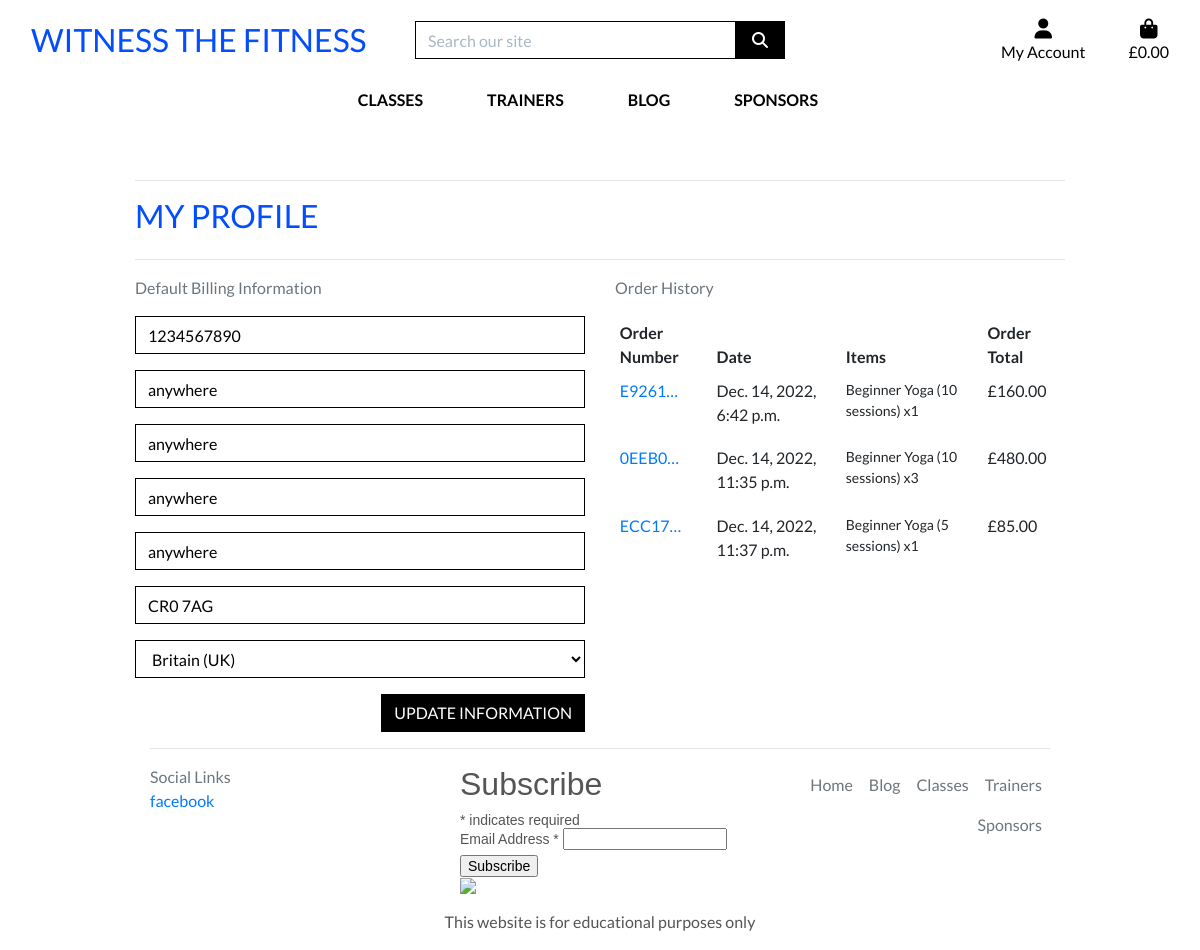
/profile/ (signed in), run on an earlier commit of the app's database.
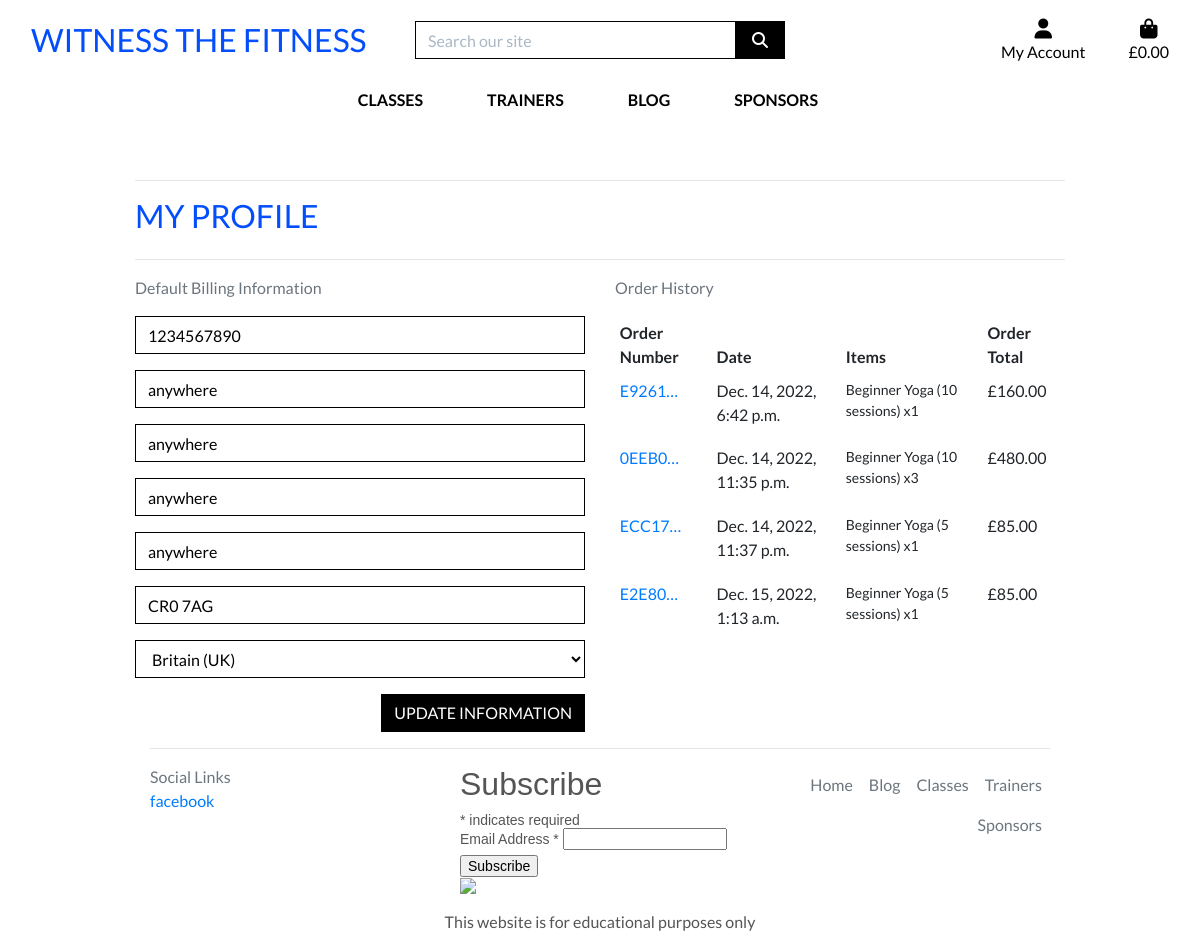
And on a later commit of the database.
### checkout/models.py (models this page shows, shortened)
class Order(models.Model):
    order_number = models.CharField(max_length=32, null=False, editable=False)
    user_profile = models.ForeignKey(UserProfile, on_delete=models.SET_NULL,
                                     null=True, blank=True,
                                     related_name='orders')
    full_name = models.CharField(max_length=50, null=False, blank=False)
    email = models.EmailField(max_length=254, null=False, blank=False)
    phone_number = models.CharField(max_length=20, null=False, blank=False)
    country = CountryField(blank_label='Country *', null=False, blank=False)
    postcode = models.CharField(max_length=20, null=True, blank=True)
    town_or_city = models.CharField(max_length=40, null=False, blank=False)
    street_address1 = models.CharField(max_length=80, null=False, blank=False)
    street_address2 = models.CharField(max_length=80, null=True, blank=True)
    county = models.CharField(max_length=80, null=True, blank=True)
    date = models.DateTimeField(auto_now_add=True)
    order_total = models.DecimalField(max_digits=10, decimal_places=2,
                                      null=False, default=0)
    original_bag = models.TextField(null=False, blank=False, default='')
    stripe_pid = models.CharField(max_length=254, null=False, blank=False,
                                  default='')

class OrderLineItem(models.Model):
    order = models.ForeignKey(Order, null=False, blank=False,
                              on_delete=models.CASCADE,
                              related_name='lineitems')
    sport = models.ForeignKey(Sports, null=False, blank=False,
                              on_delete=models.CASCADE)
    quantity = models.IntegerField(null=False, blank=False, default=0)
    lineitem_total = models.DecimalField(max_digits=6, decimal_places=2,
                                         null=False, blank=False,
                                         editable=False)

### sports/models.py (models this page shows, shortened)
class Sports(models.Model):
    trainer_id = models.ForeignKey(Trainers, on_delete=models.CASCADE)
    sport_type = models.CharField(max_length=100, null=False, blank=False)
    sport_category = models.CharField(max_length=100, null=False, blank=False)
    sport_description = models.TextField(blank=True)
    sport_cost = models.DecimalField(max_digits=6, decimal_places=2,
                                     null=False, blank=False)
    sport_location = models.CharField(max_length=100, null=False, blank=False)
    sport_image = models.ImageField(null=True, blank=True)
    class Meta:
        verbose_name_plural = 'Sports'

### profiles/views.py (the view)
# urls.py: path('', views.profile, name='profile'),
@login_required
def profile(request):
    profile = get_object_or_404(UserProfile, user=request.user)
    if request.method == 'POST':
        form = UserProfileForm(request.POST, instance=profile)
        if form.is_valid():
            form.save()
            messages.success(request, 'Profile updated successfully')
        else:
            messages.error(request,
                           ('Update failed. Please make sure the '
                            'form is valid'))
    else:
        form = UserProfileForm(instance=profile)
    orders = profile.orders.all()
    template = 'profiles/profile.html'
    context = {
        'form': form,
        'orders': orders,
        'on_profile_page': True,
    }
    return render(request, template, context)

### bag/contexts.py (called while the page is built, shortened)
def bag_contents(request):
    bag_items = []
    total = 0
    product_count = 0
    bag = request.session.get('bag', {})
    context = {
        'bag_items': bag_items,
        'total': total,
        'product_count': product_count,
    }
    return context

### profiles/templates/profiles/profile.html (shortened to what this page needs)
{% extends "base.html" %}
{% load static %}
{% block extra_css %}
    <link rel="stylesheet" href="{% static 'profiles/css/profile.css' %}">
{% endblock %}
{% block page_header %}
    <div class="container header-container">
    </div>
{% endblock %}
{% block content %}
    <div class="overlay"></div>
    <div class="container">
        <div class="row">
            <div class="col">
                <hr>
                <h2 class="logo-font mb-4">My Profile</h2>
                <hr>
            </div>
        </div>
        <div class="row">
            <div class="col-12 col-lg-6">
                <p class="text-muted">Default Billing Information</p>
                <form action="{% url 'profile' %}" class="mt-3" method="POST" id="profile-update-form">
                    {{ form|crispy }}
                    <button class="btn btn-black rounded-0 text-uppercase float-right">Update Information</button>
                </form>
            </div>
            <div class="col-12 col-lg-6">
                <p class="text-muted">Order History</p>
                <div class="order-history table-responsive">
                    <table class="table table-sm table-borderless">
                        <thead>
                            <tr>
                                <th>Order Number</th>
                                <th>Date</th>
                                <th>Items</th>
                                <th>Order Total</th>
                            </tr>
                        </thead>
                        <tbody>
                            {% for order in orders %}
                                <tr>
                                    <td>
                                        <a href="{% url 'order_history' order.order_number %}"
                                            title="{{ order.order_number }}">
                                            {{ order.order_number|truncatechars:6 }}
                                        </a>
                                    </td>
                                    <td>{{ order.date }}</td>
                                    <td>
                                        <ul class="list-unstyled">
                                            {% for item in order.lineitems.all %}
                                                <li class="small">
                                                    {{ item.sport.sport_category }} x{{ item.quantity }}
                                                </li>
                                            {% endfor %}
                                        </ul>
                                    </td>
                                    <td>£{{ order.order_total }}</td>
                                </tr>
                            {% endfor %}
                        </tbody>
                    </table>
                </div>
            </div>
        </div>
{% endblock %}

What changed in the data, as far as the page shows it:
added Order: order_number "E2E80…", date "Dec. 15, 2022, 1:13 a.m.", order_total "85.00"
added OrderLineItem: sport.sport_category "Beginner Yoga (5 sessions)", quantity "1", shown under "E2E80…"
